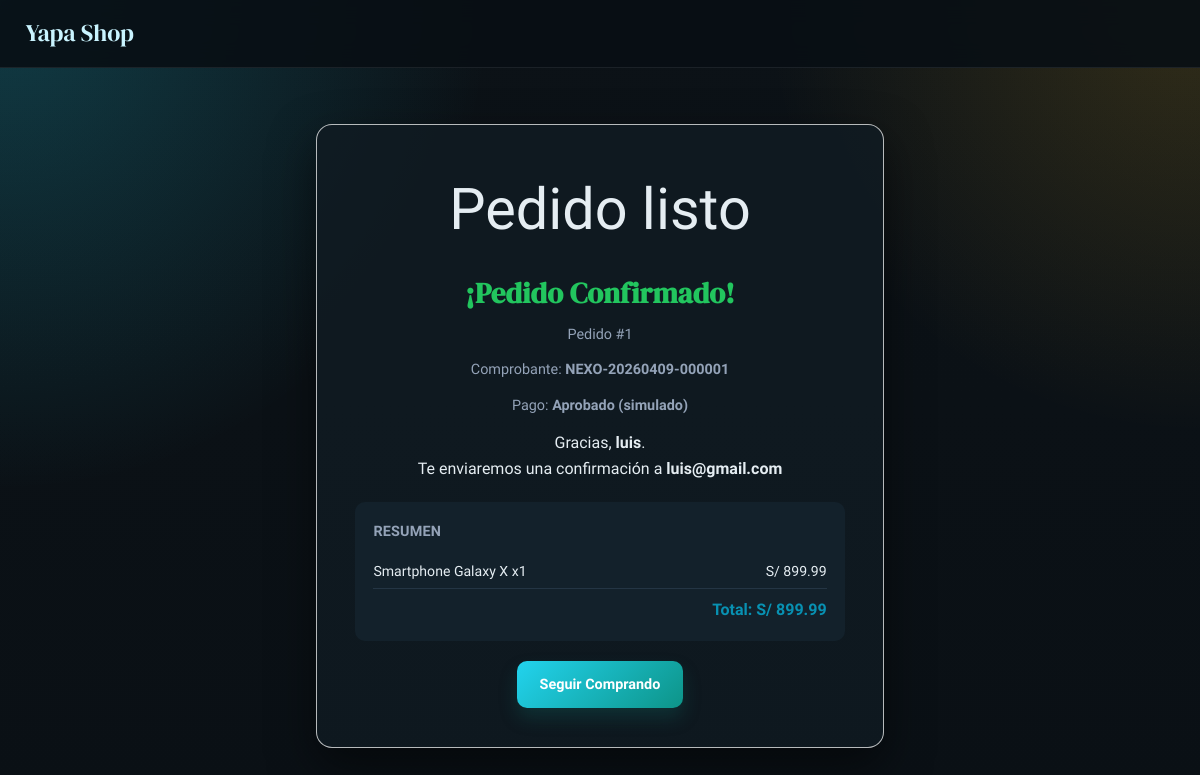
The app's page /store/order/1, older data.
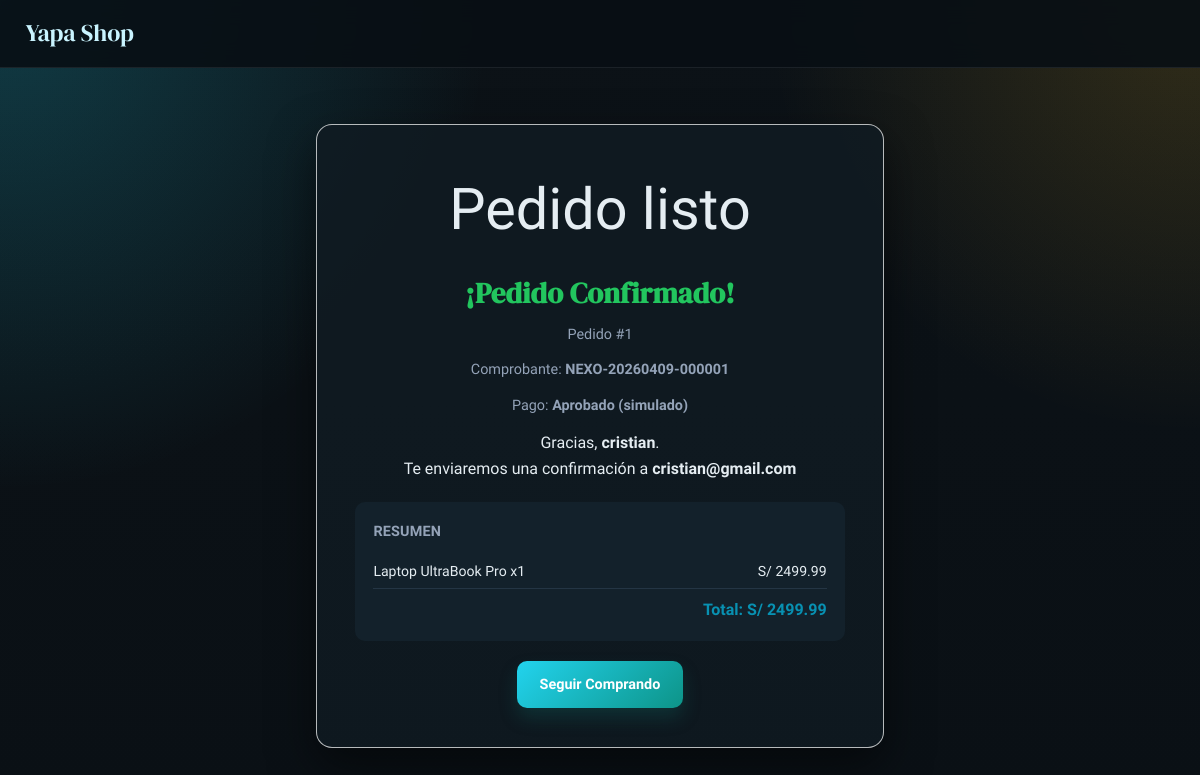
The same page, newer data.
### models.py (models this page shows, shortened)
class Order(db.Model):
    __tablename__ = 'orders'
    id = db.Column(db.Integer, primary_key=True)
    session_id = db.Column(db.String(100), nullable=False)
    items_json = db.Column(db.Text, nullable=False, default='[]')  # JSON list of {product_id, qty, price}
    total = db.Column(db.Float, default=0.0)
    customer_name = db.Column(db.String(200), default='')
    customer_email = db.Column(db.String(200), default='')
    customer_address = db.Column(db.Text, default='')
    status = db.Column(db.String(50), default='pending')  # pending, confirmed, shipped, cancelled
    created_at = db.Column(db.DateTime, default=datetime.utcnow)
    @property
    def items(self):
        return json.loads(self.items_json)

### app.py (the view)
@app.route('/store/order/<int:order_id>')
def store_order_success(order_id):
    order = Order.query.get_or_404(order_id)
    receipt_code = generate_receipt_code(order)
    return render_template('store/order_success.html', order=order, receipt_code=receipt_code)

### app.py (called while the page is built, shortened)
def current_admin_user():
    return session.get('admin_user', 'anonymous')

def current_admin_role():
    return session.get('admin_role', 'guest')

def ensure_csrf_token():
    token = session.get('csrf_token')
    if not token:
        token = secrets.token_hex(16)
        session['csrf_token'] = token
    return token

@app.context_processor
def inject_session_context():
    return {
        'csrf_token': ensure_csrf_token(),
        'admin_role': current_admin_role(),
        'admin_user': current_admin_user(),
        'product_image_src': product_image_src,
        'product_image_proxy_src': product_image_proxy_src
    }

@app.before_request
def enforce_admin_csrf():
    return None

def generate_receipt_code(order):
    created_key = order.created_at.strftime('%Y%m%d') if order.created_at else datetime.utcnow().strftime('%Y%m%d')
    return f'NEXO-{created_key}-{order.id:06d}'

### templates/store/order_success.html (shortened to what this page needs)
<!DOCTYPE html>
<html lang="es">
<head>
    <link rel="stylesheet" href="{{ url_for('static', filename='css/style.css') }}">
</head>
<body class="store-page">
    <header class="store-header">
        <div class="header-inner">
            <a href="{{ url_for('store_home') }}" class="store-logo">Yapa Shop</a>
        </div>
    </header>
    <main class="success-page">
        <div class="success-container" id="order-success-container">
            <div class="success-icon">Pedido listo</div>
            <h1 id="order-success-title">¡Pedido Confirmado!</h1>
            <p class="order-id" id="order-id">Pedido #{{ order.id }}</p>
            <p class="order-id">Comprobante: <strong>{{ receipt_code }}</strong></p>
            <p class="order-id">Pago: <strong>Aprobado (simulado)</strong></p>
            <p>Gracias, <strong id="customer-name">{{ order.customer_name }}</strong>.</p>
            <p>Te enviaremos una confirmación a <strong id="customer-email">{{ order.customer_email }}</strong></p>
            <div class="order-summary" id="order-summary">
                <h2>Resumen</h2>
                {% for item in order.items %}
                <div class="order-item">
                    <span>{{ item.product_name }} x{{ item.qty }}</span>
                    <span>S/ {{ "%.2f"|format(item.price * item.qty) }}</span>
                </div>
                {% endfor %}
                <div class="order-total">
                    <strong>Total: S/ {{ "%.2f"|format(order.total) }}</strong>
                </div>
            </div>
            <div class="success-actions">
                <a href="{{ url_for('store_home') }}" class="btn btn-primary" id="btn-continue-shopping">Seguir Comprando</a>
            </div>
        </div>
    </main>
</body>
</html>

Row changes from the older to the newer data that the page shows:
changed Order id 1: customer_name "luis" → "cristian"; customer_email "luis@gmail.com" → "cristian@gmail.com"; total "899.99" → "2499.99"
Text that changed along with them:
new list line: "Laptop UltraBook Pro x 1 S/ 2499.99"
list line gone: "Smartphone Galaxy X x 1 S/ 899.99"
